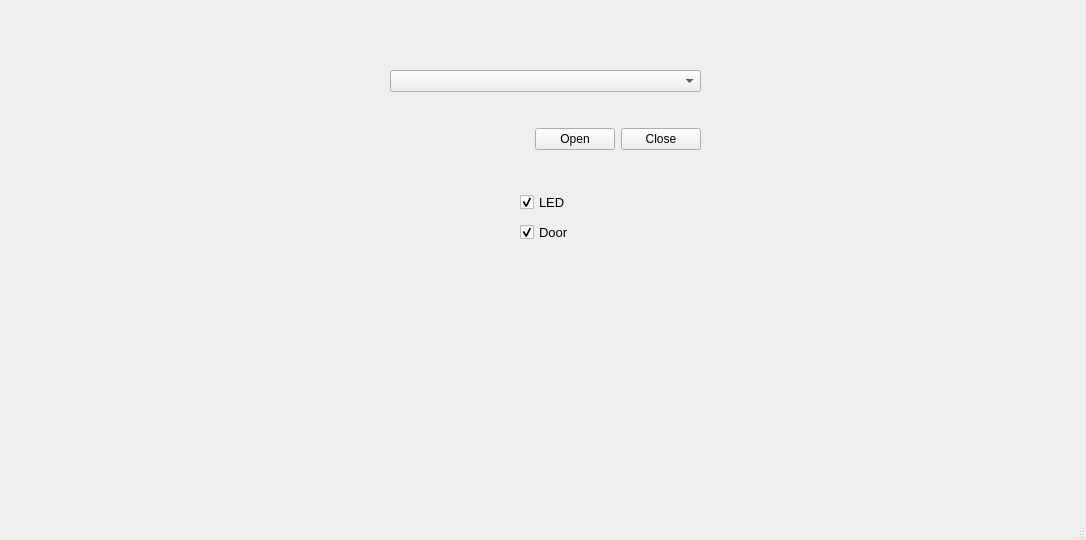
<?xml version="1.0" encoding="UTF-8"?>
<ui version="4.0">
 <class>MainWindow</class>
 <widget class="QMainWindow" name="MainWindow">
  <property name="geometry">
   <rect>
    <x>0</x>
    <y>0</y>
    <width>1086</width>
    <height>540</height>
   </rect>
  </property>
  <property name="windowTitle">
   <string>MainWindow</string>
  </property>
  <widget class="QWidget" name="centralwidget">
   <widget class="QWidget" name="layoutWidget">
    <property name="geometry">
     <rect>
      <x>390</x>
      <y>40</y>
      <width>311</width>
      <height>141</height>
     </rect>
    </property>
    <layout class="QVBoxLayout" name="verticalLayout">
     <item>
      <widget class="QComboBox" name="comL"/>
     </item>
     <item>
      <layout class="QHBoxLayout" name="horizontalLayout">
       <item>
        <spacer name="horizontalSpacer">
         <property name="orientation">
          <enum>Qt::Horizontal</enum>
         </property>
         <property name="sizeHint" stdset="0">
          <size>
           <width>40</width>
           <height>20</height>
          </size>
         </property>
        </spacer>
       </item>
       <item>
        <widget class="QPushButton" name="openB">
         <property name="text">
          <string>Open</string>
         </property>
        </widget>
       </item>
       <item>
        <widget class="QPushButton" name="closeB">
         <property name="text">
          <string>Close</string>
         </property>
        </widget>
       </item>
      </layout>
     </item>
    </layout>
   </widget>
   <widget class="QCheckBox" name="ledC">
    <property name="geometry">
     <rect>
      <x>520</x>
      <y>190</y>
      <width>57</width>
      <height>25</height>
     </rect>
    </property>
    <property name="font">
     <font>
      <pointsize>10</pointsize>
     </font>
    </property>
    <property name="layoutDirection">
     <enum>Qt::LeftToRight</enum>
    </property>
    <property name="text">
     <string>LED</string>
    </property>
    <property name="checked">
     <bool>true</bool>
    </property>
   </widget>
   <widget class="QCheckBox" name="doorC">
    <property name="geometry">
     <rect>
      <x>520</x>
      <y>220</y>
      <width>61</width>
      <height>25</height>
     </rect>
    </property>
    <property name="font">
     <font>
      <pointsize>10</pointsize>
     </font>
    </property>
    <property name="layoutDirection">
     <enum>Qt::LeftToRight</enum>
    </property>
    <property name="text">
     <string>Door</string>
    </property>
    <property name="checked">
     <bool>true</bool>
    </property>
   </widget>
  </widget>
  <widget class="QStatusBar" name="statusbar"/>
 </widget>
 <resources/>
 <connections/>
</ui>
